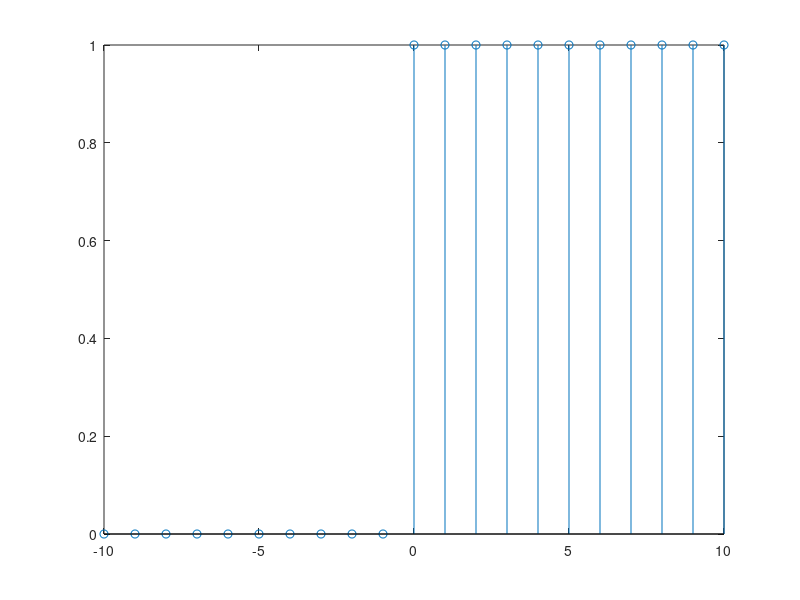
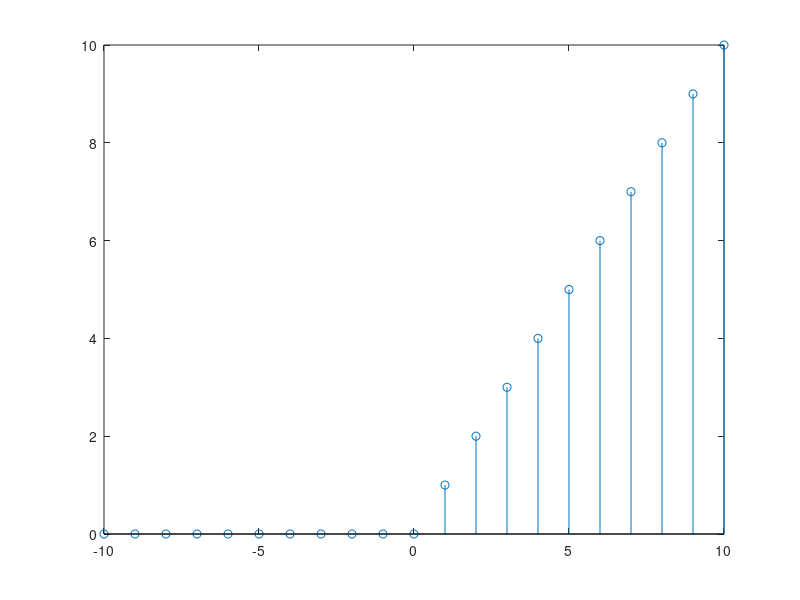

Write the MATLAB code that produced these figures, in order.
%Lab Task 3: step function to ramp and impulse function 
close all
clear
clc 
a=1;
fs=1;
t=-10:1/fs:10;
impl=zeros(1,length(t));
for i=1:length(t);
     if t(i)==0
         impl(i)=1;
     else
         impl(i)=0;
     end
end

stp=zeros(1,length(t));
for i=0:max(t)
    y=circshift(impl,[0 i]);
    stp=stp+y;
end
figure;
stem(t,stp);

rmp=zeros(1,length(t));
for i=0:max(t)
    y=circshift(impl,[0 i]);
    y=y*i;
    rmp= rmp+y;
    
end
figure;
stem(t,rmp);
